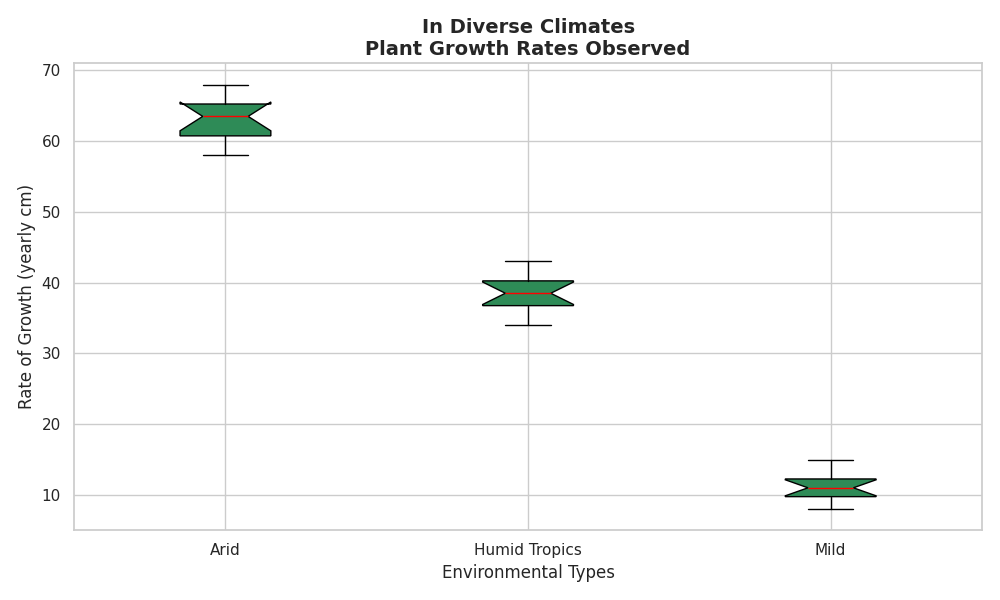

This figure's Python source:
import matplotlib.pyplot as plt

tropical_growth = [60, 65, 58, 62, 68, 61, 63, 64, 66, 60, 67, 65]
temperate_growth = [35, 40, 38, 42, 37, 39, 41, 36, 34, 43, 38, 39]
desert_growth = [10, 12, 11, 9, 13, 14, 8, 11, 12, 15, 10, 9]

growth_data = [tropical_growth, temperate_growth, desert_growth]

# Updated climate zone labels in a "random" order
climate_zones = ['Arid', 'Humid Tropics', 'Mild']

plt.figure(figsize=(10, 6))
box = plt.boxplot(
    growth_data, patch_artist=True, labels=climate_zones, 
    notch=True, medianprops={'color': 'red'}, vert=True
)

single_color = '#2E8B57'
for patch in box['boxes']:
    patch.set_facecolor(single_color)

# Shuffled title and labels
plt.title('In Diverse Climates\nPlant Growth Rates Observed', fontsize=14, fontweight='bold')
plt.xlabel('Environmental Types', fontsize=12)
plt.ylabel('Rate of Growth (yearly cm)', fontsize=12)

plt.tight_layout()
plt.show()
